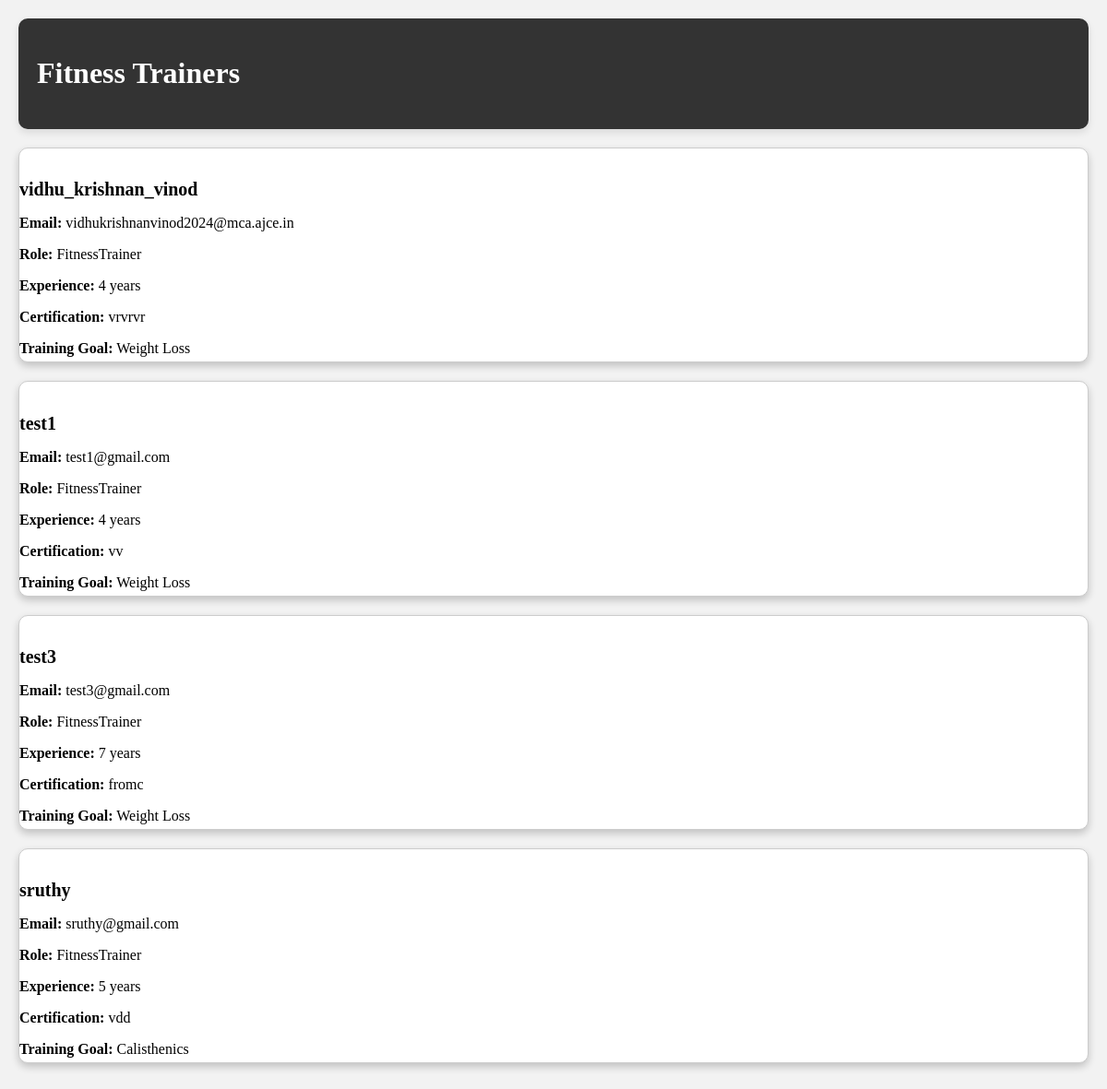
The app's page /members/view-fitness-trainers/ with its own data.
### Members/models.py (models this page shows, shortened)
class FitnessTrainer(models.Model):
    user = models.OneToOneField(CustomUser, on_delete=models.CASCADE)
    experience = models.IntegerField()
    certification = models.CharField(max_length=255, null=True, blank=True)
    training_goal = models.CharField(max_length=255)
    certification_link = models.CharField(max_length=255, blank=True, null=True)  # Add this field

### users/models.py (models this page shows, shortened)
class CustomUser(AbstractBaseUser, PermissionsMixin):
    username = models.CharField(max_length=100, unique=True)
    email = models.EmailField(unique=True)
    first_name = models.CharField(max_length=100)
    last_name = models.CharField(max_length=100)
    role = models.CharField(max_length=20)  # Define roles (e.g., "FitnessUser", "FitnessTrainer", "SportsTrainer")
    description = models.TextField(blank=True, null=True)
    profile_picture = models.ImageField(upload_to='profile_pics/', blank=True, null=True)
    address = models.TextField(blank=True, null=True)
    contact_number = models.CharField(max_length=15, blank=True, null=True)
    second_contact_number = models.CharField(max_length=15, blank=True, null=True)# Add the description field
    is_active = models.BooleanField(default=True)
    is_staff = models.BooleanField(default=False)
    objects = CustomUserManager()
    USERNAME_FIELD = 'email'
    REQUIRED_FIELDS = ['username']

### Members/views.py (the view)
# urls.py: path('view-fitness-trainers/', views.view_fitness_trainers, name='view_fitness_trainers'),
def view_fitness_trainers(request):
    fitness_trainers = FitnessTrainer.objects.all()
    return render(request, 'view_fitness_trainers.html', {'fitness_trainers': fitness_trainers})

### Members/templates/view_fitness_trainers.html (shortened to what this page needs)
<!DOCTYPE html>
<html lang="en">
<head>
</head>
<body>
    <div class="page-container">
        <div class="header-container">
            <h1>Fitness Trainers</h1>
        </div>
        <div class="trainers-container">
            {% for trainer in fitness_trainers %}
            <div class="card">
                <div class="card-body">
                    <h5 class="card-title">{{ trainer.user.username }}</h5>
                    <p class="card-text"><strong>Email:</strong> {{ trainer.user.email }}</p>
                    <p class="card-text"><strong>Role:</strong> {{ trainer.user.role }}</p>
                    {% if trainer.user.role == 'FitnessUser' %}
                    <p class="card-text"><strong>Fitness Goal:</strong> {{ trainer.user.fitnessuser.fitness_goal }}</p>
                    <p class="card-text"><strong>Height:</strong> {{ trainer.user.fitnessuser.height }}</p>
                    <p class="card-text"><strong>Weight:</strong> {{ trainer.user.fitnessuser.weight }}</p>
                    {% elif trainer.user.role == 'FitnessTrainer' %}
                    <p class="card-text"><strong>Experience:</strong> {{ trainer.user.fitnesstrainer.experience }} years</p>
                    <p class="card-text"><strong>Certification:</strong> {{ trainer.user.fitnesstrainer.certification }}</p>
                    <p class="card-text"><strong>Training Goal:</strong> {{ trainer.user.fitnesstrainer.training_goal }}</p>
                    {% elif trainer.user.role == 'SportsTrainer' %}
                    <p class="card-text"><strong>Specialization:</strong> {{ trainer.user.sportstrainer.specialization }}</p>
                    {% endif %}
                </div>
            </div>
            {% endfor %}
        </div>
    </div>
</body>
</html>

### Members/templates/view_fitness_trainers.html (style rules this page uses)
body { background-color: #f2f2f2; margin: 0; padding: 0; }
.page-container { max-width: 1200px; margin: 0 auto; padding: 20px; }
.header-container { background-color: #333; border-radius: 10px; box-shadow: 0 4px 8px rgba(0, 0, 0, 0.1); color: #fff; padding: 20px; }
.trainers-container { margin-top: 20px; }
.card { background-color: #fff; border: 1px solid #ccc; border-radius: 10px; box-shadow: 0 4px 8px rgba(0, 0, 0, 0.2); margin-bottom: 20px; }
.card-title { font-size: 20px; font-weight: bold; margin-bottom: 10px; }
.card-text { margin-bottom: 5px; }

### records on screen
FitnessTrainer: user.username "vidhu_krishnan_vinod", user.email "vidhukrishnanvinod2024@mca.ajce.in", user.role "FitnessTrainer", user.fitnesstrainer.experience "4", user.fitnesstrainer.certification "vrvrvr", user.fitnesstrainer.training_goal "Weight Loss"
FitnessTrainer: user.username "test1", user.email "test1@gmail.com", user.role "FitnessTrainer", user.fitnesstrainer.experience "4", user.fitnesstrainer.certification "vv", user.fitnesstrainer.training_goal "Weight Loss"
FitnessTrainer: user.username "test3", user.email "test3@gmail.com", user.role "FitnessTrainer", user.fitnesstrainer.experience "7", user.fitnesstrainer.certification "fromc", user.fitnesstrainer.training_goal "Weight Loss"
FitnessTrainer: user.username "sruthy", user.email "sruthy@gmail.com", user.role "FitnessTrainer", user.fitnesstrainer.experience "5", user.fitnesstrainer.certification "vdd", user.fitnesstrainer.training_goal "Calisthenics"
